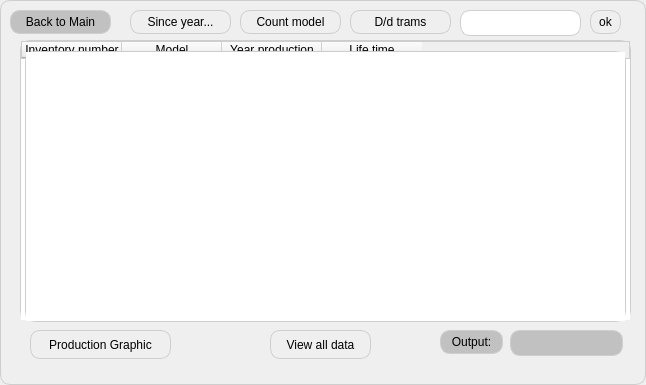
<?xml version="1.0" encoding="UTF-8"?>
<ui version="4.0">
 <class>User</class>
 <widget class="QDialog" name="User">
  <property name="geometry">
   <rect>
    <x>0</x>
    <y>0</y>
    <width>646</width>
    <height>385</height>
   </rect>
  </property>
  <property name="windowTitle">
   <string>Dialog</string>
  </property>
  <property name="styleSheet">
   <string notr="true">QWidget {
background-color: qlineargradient(x1: 0, y1: 0, x2: 0, y2: 1,
                                   stop: 0 white, stop: 1 #eaeaea);
 border: 1px solid #cecece;
 border-radius: 10px;
font-size: 12px;
}
QGroupBox {
 border: 1px solid #cecece;
border-radius: 10px;
}

QPushButton:pressed {
    background-color: qlineargradient(x1: 0, y1: 0, x2: 0, y2: 1,
                                      stop: 0 #4193ff, stop: 1 #9eeaff);
}
 QPushButton {
background-color: qlineargradient(x1: 0, y1: 0, x2: 0, y2: 1,
                                   stop: 0 white, stop: 1 #eaeaea);

 border: 0.5px solid rgb(206, 206, 206);
 }
QLabel {
	background-color: rgb(193, 193, 193);
}</string>
  </property>
  <widget class="QTableWidget" name="tableWidget">
   <property name="geometry">
    <rect>
     <x>20</x>
     <y>40</y>
     <width>611</width>
     <height>281</height>
    </rect>
   </property>
   <property name="styleSheet">
    <string notr="true"/>
   </property>
   <column>
    <property name="text">
     <string>Inventory number</string>
    </property>
   </column>
   <column>
    <property name="text">
     <string>Model</string>
    </property>
   </column>
   <column>
    <property name="text">
     <string>Year production</string>
    </property>
   </column>
   <column>
    <property name="text">
     <string>Life time</string>
    </property>
   </column>
  </widget>
  <widget class="QLabel" name="label_OUTPUT">
   <property name="geometry">
    <rect>
     <x>440</x>
     <y>330</y>
     <width>63</width>
     <height>24</height>
    </rect>
   </property>
   <property name="text">
    <string>Output:</string>
   </property>
   <property name="alignment">
    <set>Qt::AlignCenter</set>
   </property>
  </widget>
  <widget class="QLineEdit" name="lineEdit_OUTPUT">
   <property name="geometry">
    <rect>
     <x>510</x>
     <y>330</y>
     <width>113</width>
     <height>26</height>
    </rect>
   </property>
   <property name="styleSheet">
    <string notr="true">QLineEdit {
	background-color: rgb(193, 193, 193);
}</string>
   </property>
   <property name="alignment">
    <set>Qt::AlignCenter</set>
   </property>
  </widget>
  <widget class="QPushButton" name="pushButton_View">
   <property name="geometry">
    <rect>
     <x>270</x>
     <y>330</y>
     <width>101</width>
     <height>29</height>
    </rect>
   </property>
   <property name="text">
    <string>View all data</string>
   </property>
  </widget>
  <widget class="QPushButton" name="pushButton_SY">
   <property name="geometry">
    <rect>
     <x>130</x>
     <y>10</y>
     <width>101</width>
     <height>24</height>
    </rect>
   </property>
   <property name="text">
    <string>Since year...</string>
   </property>
  </widget>
  <widget class="QPushButton" name="pushButton_SM">
   <property name="geometry">
    <rect>
     <x>240</x>
     <y>10</y>
     <width>101</width>
     <height>24</height>
    </rect>
   </property>
   <property name="text">
    <string>Count model</string>
   </property>
  </widget>
  <widget class="QPushButton" name="pushButton_GRAPHIC">
   <property name="geometry">
    <rect>
     <x>30</x>
     <y>330</y>
     <width>141</width>
     <height>29</height>
    </rect>
   </property>
   <property name="text">
    <string>Production Graphic</string>
   </property>
  </widget>
  <widget class="QPushButton" name="pushButton_SD">
   <property name="geometry">
    <rect>
     <x>350</x>
     <y>10</y>
     <width>101</width>
     <height>24</height>
    </rect>
   </property>
   <property name="text">
    <string>D/d trams</string>
   </property>
  </widget>
  <widget class="QLineEdit" name="lineEdit_INPUT">
   <property name="geometry">
    <rect>
     <x>460</x>
     <y>10</y>
     <width>121</width>
     <height>26</height>
    </rect>
   </property>
  </widget>
  <widget class="QPushButton" name="pushButton_OK">
   <property name="geometry">
    <rect>
     <x>590</x>
     <y>10</y>
     <width>31</width>
     <height>24</height>
    </rect>
   </property>
   <property name="text">
    <string>ok</string>
   </property>
  </widget>
  <widget class="QPushButton" name="pushButton_BACK">
   <property name="geometry">
    <rect>
     <x>10</x>
     <y>10</y>
     <width>101</width>
     <height>24</height>
    </rect>
   </property>
   <property name="styleSheet">
    <string notr="true">QPushButton {
 background-color: rgb(193, 193, 193);
}
QPushButton:pressed {
    background-color: qlineargradient(x1: 0, y1: 0, x2: 0, y2: 1,
                                      stop: 0 #4193ff, stop: 1 #9eeaff);
}</string>
   </property>
   <property name="text">
    <string>Back to Main</string>
   </property>
  </widget>
  <widget class="QGraphicsView" name="graphicsView">
   <property name="geometry">
    <rect>
     <x>25</x>
     <y>51</y>
     <width>601</width>
     <height>271</height>
    </rect>
   </property>
  </widget>
 </widget>
 <resources/>
 <connections/>
</ui>
